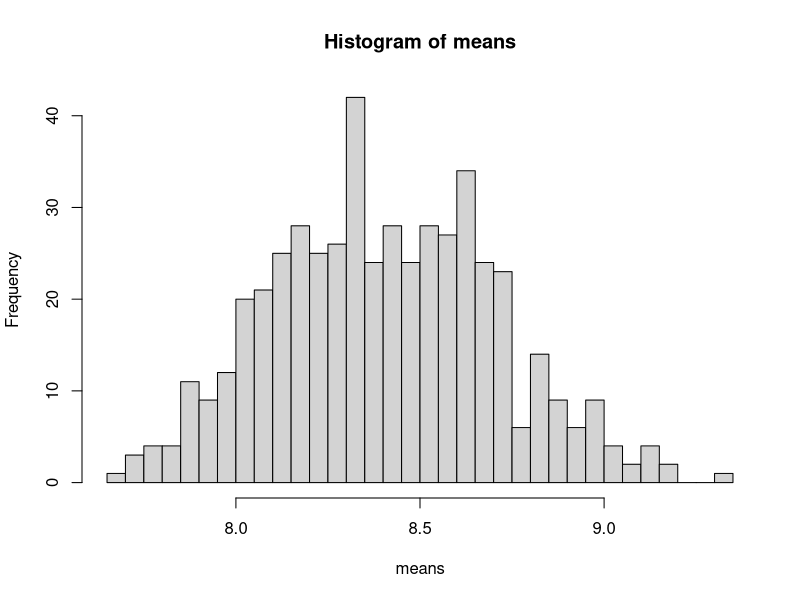

Generate this figure with R:
## ---- chunk 1

#library(xaringan)
## ---- chunk 2

exp(0.5)


exp(2 +((0.5)^2/2 ))
## ---- chunk 3

# Generate a random sample from a Lognormal distribution

set.seed(100)

data1<-rlnorm(10000,meanlog = 2,sdlog = 0.5)

# First 6 observations are shown below

head(data1)
##  5.748298 7.891337 7.103172 11.512028 7.834097

## ---- chunk 4
mean(data1)    
## ---- chunk 5
# Compute the mean, median and variance of the sample
mean(data1)
##  8.375649
median(data1)
##  7.398463
var(data1)
##  19.51361
## ---- chunk 6
# Formula based mean values
thismean<-exp(2+0.25/2)
thismedian<-exp(2)
var<-(exp(0.25)-1)*exp(2*2+0.25)
## ---- chunk 7
thismean
##  8.372897 
thismedian 
##  7.389056
var

##  19.91172
## ---- chunk 8
    
set.seed(100);
data1<-rlnorm(10000,meanlog = 2,sdlog = 0.5)

means <- replicate(5000,
    mean(sample(data1,200,replace=FALSE)))
## ---- chunk 9
#Generating 500 different samples of size 200
#Then computing their sample means

means<-c()

set.seed(100)
for (i in 1:500){
    selected_rows<-sample(1:10000,200,FALSE)
    selected_data<-data1[selected_rows]
    sample_mean<-mean(selected_data)
    means<-c(means,sample_mean)
} 

## ---- chunk 10
#Histogram of Sample Means
hist(means,breaks = 30) 
